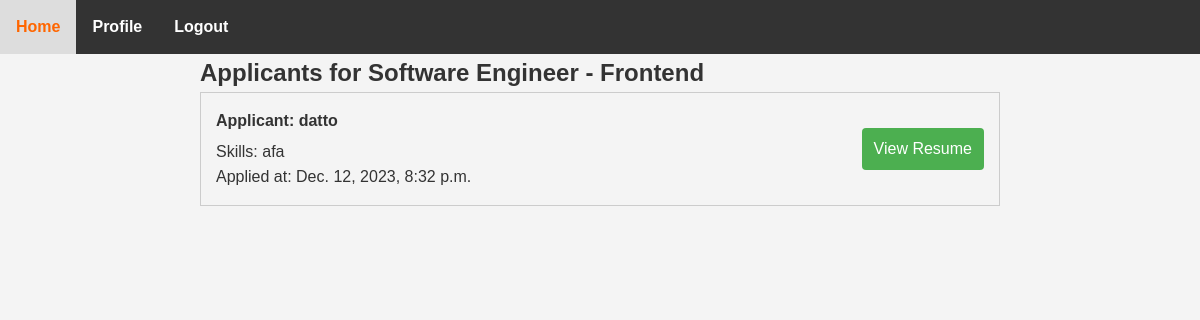
/ApplyList/6, run on an earlier commit of the app's database.
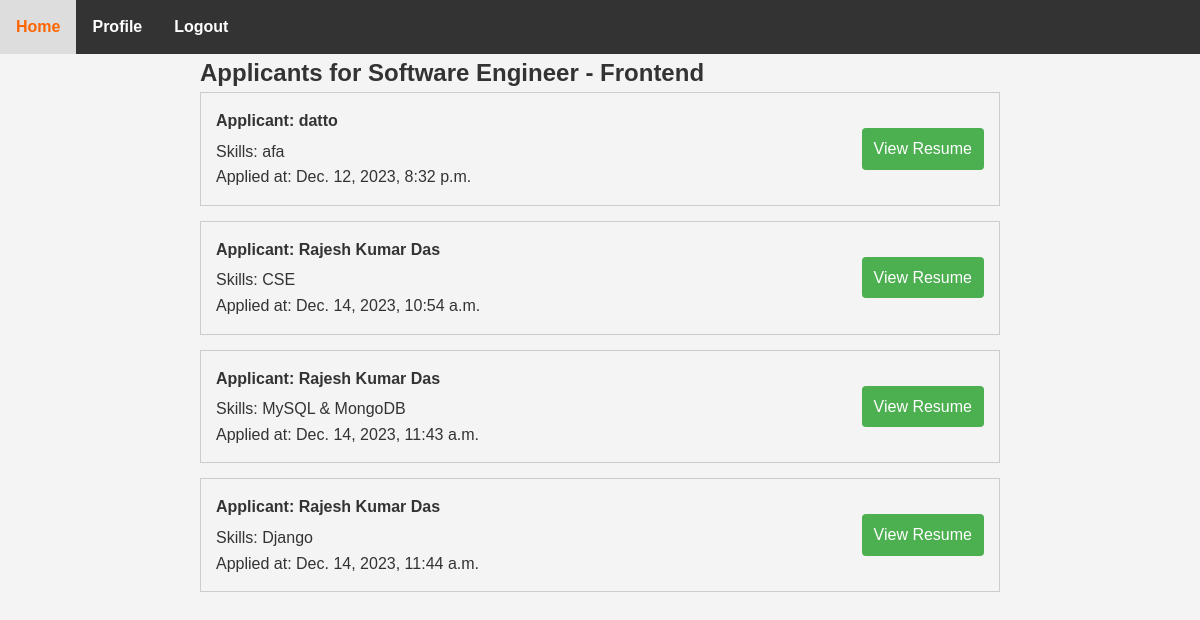
And on a later commit of the database.
### myApp/models.py (models this page shows, shortened)
class ApplyModel(models.Model):
    job = models.ForeignKey(Job_Model, on_delete=models.CASCADE, related_name='applications')
    applicant = models.ForeignKey(Custom_User, on_delete=models.CASCADE)
    applied_at = models.DateTimeField(auto_now_add=True)
    skills = models.CharField(max_length=255, blank=True, null=True)
    resume = models.FileField(upload_to='resumes/', blank=True, null=True)

class Custom_User(AbstractUser):
    USER=[
        ('recruiter','Recruiter'),('jobseeker','JobSeeker')
    ]
    display_name=models.CharField(max_length=100)
    email=models.EmailField(unique=True)
    password=models.CharField(max_length=100)
    confirm_password=models.CharField(max_length=100)
    user_type=models.CharField(choices=USER,max_length=120)

### myProject/views.py (the view)
# urls.py: path('ApplyList/<str:myid>',ApplyList,name='ApplyList'),
def ApplyList(request, myid):
    myJob = get_object_or_404(Job_Model, id=myid)
    applicants = ApplyModel.objects.filter(job=myJob)
    context = {
        'job': myJob,
        'applicants': applicants,
    }
    return render(request, 'Recruiter/ApplyList.html', context)

### Template/Recruiter/ApplyList.html (shortened to what this page needs)
{% extends "Recruiter/dashboard.html" %}
{% block content %}
  <div class="container">
    <h2>Applicants for {{ job.job_title }}</h2>
    <ul class="applicant-list">
      {% for applicant in applicants %}
        <li class="applicant-item">
          <div class="applicant-info">
            <p class="applicant-name">Applicant: {{ applicant.applicant.display_name }}</p>
            <p class="applicant-skills">Skills: {{ applicant.skills }}</p>
            <p class="applicant-applied-at">Applied at: {{ applicant.applied_at }}</p>
          </div>
          <div class="resume-link">
            <a href="{{ applicant.resume.url }}" target="_blank">View Resume</a>
          </div>
        </li>
      {% endfor %}
    </ul>
  </div>
{% endblock content %}

What changed in the data, as far as the page shows it:
added ApplyModel: applicant.display_name "Rajesh Kumar Das", skills "CSE", applied_at "Dec. 14, 2023, 10:54 a.m."
added ApplyModel: applicant.display_name "Rajesh Kumar Das", skills "MySQL & MongoDB", applied_at "Dec. 14, 2023, 11:43 a.m."
added ApplyModel: applicant.display_name "Rajesh Kumar Das", skills "Django", applied_at "Dec. 14, 2023, 11:44 a.m."
